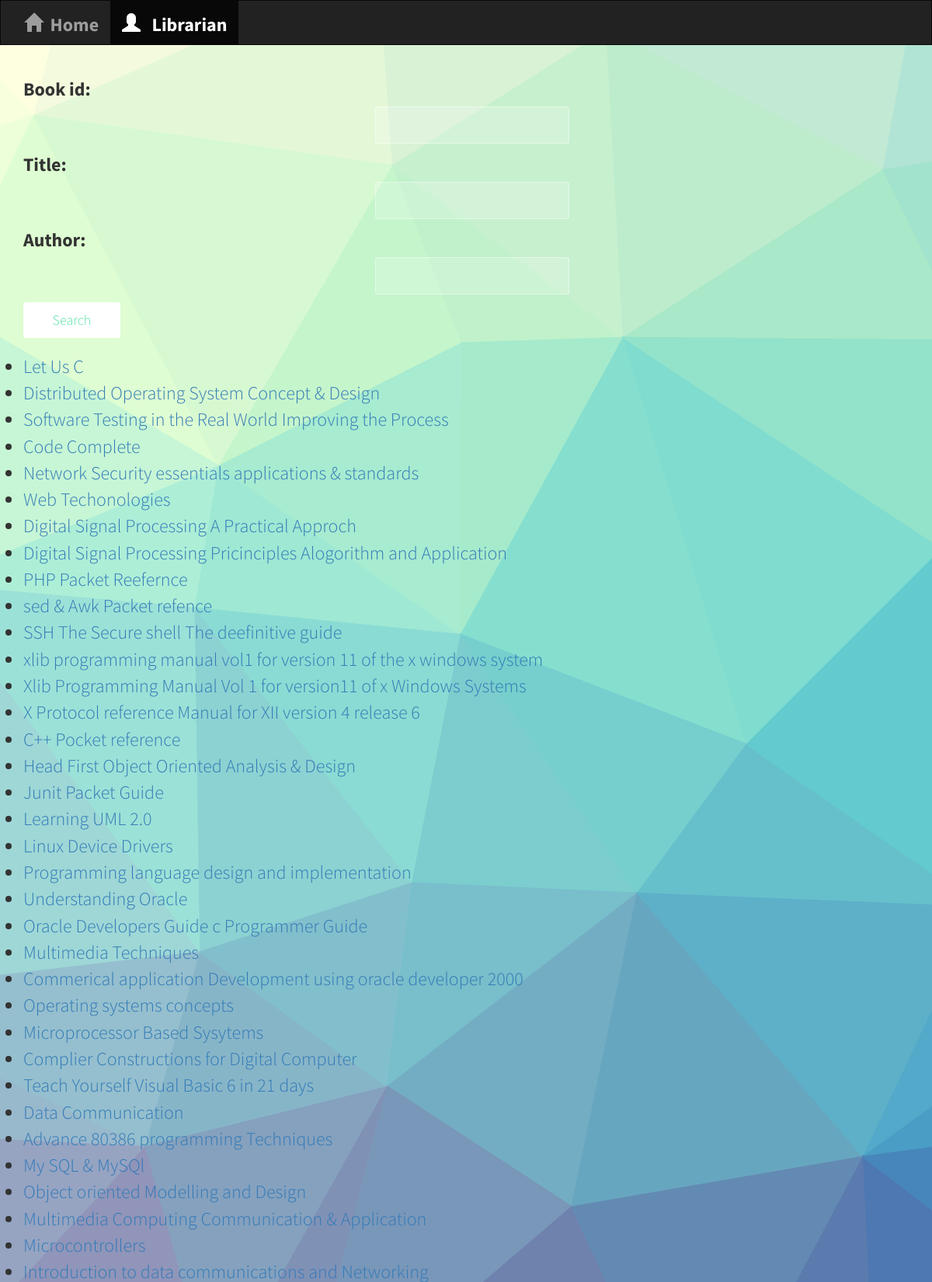
The app's page /librarian/Book_search/ (upper part) with its own data.
### librarian/models.py (models this page shows, shortened)
class Book(models.Model):
    book_id = models.CharField(primary_key=True, max_length=50, help_text="Unique ID for this particular book across whole library")
    title = models.CharField(max_length=200)
    author = models.CharField(max_length=200, null=True)
    publisher = models.CharField(max_length=200, null=True)
    student_issued = Student()
    LOAN_STATUS = (
        ('o', 'On loan'),
        ('a', 'Available'),
        ('r', 'Reserved'),
    )
    status= models.CharField(max_length=1, choices=LOAN_STATUS, default='a', help_text='Book availability')

### librarian/views.py (the view)
def Book_search(request):
    book_list = Book.objects.all()
    Book_filter = BookFilter(request.GET, queryset=book_list)
    return render(request, 'librarian/Book_list_search.html', {'filter': Book_filter})

### librarian/templates/librarian/Book_list_search.html
{% extends 'base.html' %}
{% block content %}
  <form method="get">
    {{ filter.form.as_p }}
    <button type="submit">Search</button>
  </form>
  <ul>
  {% for book in filter.qs %}
    <li><a href ="/librarian/books/{{ book.book_id }}/">{{book.title}}</a></li>
  {% endfor %}
  </ul>
{% endblock %}

### librarian/static/student/style.css (style rules this page uses)
body { background: white url("images/background1.jpg"); font-family: 'Source Sans Pro',sans-serif; font-size:24px; }

### librarian/static/student/base.css (style rules this page uses)
* { box-sizing: border-box; margin: 0; padding: 0; font-weight: 300; }
body { font-family: 'Source Sans Pro', sans-serif; font-weight: 300; }
form { padding: 20px 0; position: relative; z-index: 2; }
form input { outline: 0; border: 1px solid rgba(255, 255, 255, 0.4); background-color: rgba(255, 255, 255, 0.2); width: 250px; border-radius: 3px; padding: 10px 15px; margin: 0 auto 10px auto; display: block; text-align: center; font-size: 18px; color:#000000; font-weight: 300; }
button { outline: 0; background-color: white; border: 0; padding: 10px 15px; color: #53e3a6; border-radius: 3px; width: 125px; cursor: pointer; font-size: 18px; }

### librarian/templates/base.html (style rules this page uses)
html, body { height:100% }

### records on screen
Book: title "Let Us C"
Book: title "Distributed Operating System Concept & Design"
Book: title "Software Testing in the Real World Improving the Process"
Book: title "Code Complete"
Book: title "Network Security essentials applications & standards"
Book: title "Web Techonologies"
Book: title "Digital Signal Processing A Practical Approch"
Book: title "Digital Signal Processing Pricinciples Alogorithm and Application"
Book: title "PHP Packet Reefernce"
Book: title "sed & Awk Packet refence"
Book: title "SSH The Secure shell The deefinitive guide"
Book: title "xlib programming manual vol1 for version 11 of the x windows system"
Book: title "Xlib Programming Manual Vol 1 for version11 of x Windows Systems"
Book: title "X Protocol reference Manual for XII version 4 release 6"
Book: title "C++ Pocket reference"
Book: title "Head First Object Oriented Analysis & Design"
Book: title "Junit Packet Guide"
Book: title "Learning UML 2.0"
Book: title "Linux Device Drivers"
Book: title "Programming language design and implementation"
Book: title "Understanding Oracle"
Book: title "Oracle Developers Guide c Programmer Guide"
Book: title "Multimedia Techniques"
Book: title "Commerical application Development using oracle developer 2000"
Book: title "Operating systems concepts"
Book: title "Microprocessor Based Sysytems"
Book: title "Complier Constructions for Digital Computer"
Book: title "Teach Yourself Visual Basic 6 in 21 days"
Book: title "Data Communication"
Book: title "Advance 80386 programming Techniques"
Book: title "My SQL & MySQl"
Book: title "Object oriented Modelling and Design"
Book: title "Multimedia Computing Communication & Application"
Book: title "Microcontrollers"
